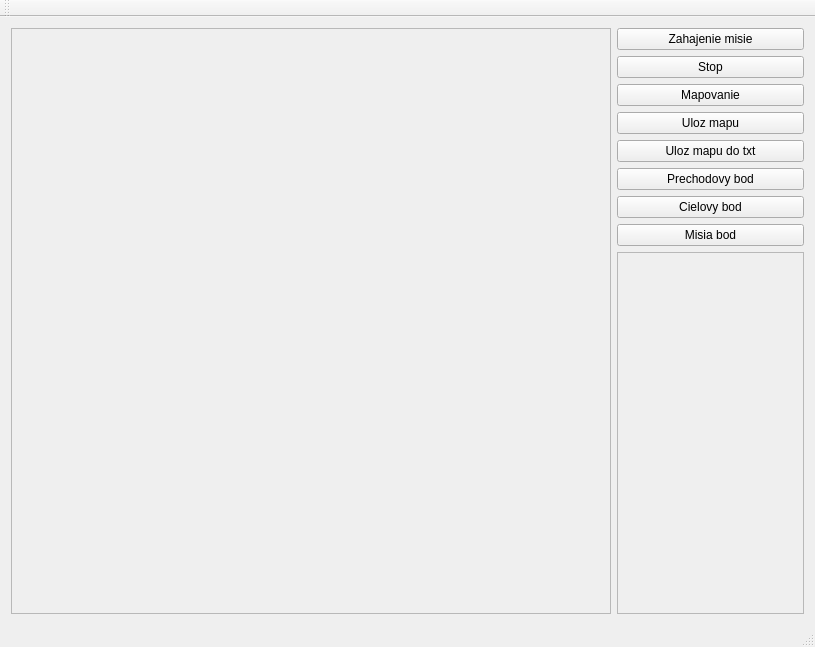
<?xml version="1.0" encoding="UTF-8"?>
<ui version="4.0">
 <class>MainWindow</class>
 <widget class="QMainWindow" name="MainWindow">
  <property name="geometry">
   <rect>
    <x>0</x>
    <y>0</y>
    <width>815</width>
    <height>647</height>
   </rect>
  </property>
  <property name="windowTitle">
   <string>MainWindow</string>
  </property>
  <widget class="QWidget" name="centralWidget">
   <layout class="QGridLayout" name="gridLayout" columnstretch="3,1">
    <item row="1" column="1">
     <layout class="QVBoxLayout" name="verticalLayout_2">
      <item>
       <widget class="QPushButton" name="pushButton_17">
        <property name="text">
         <string>Zahajenie misie</string>
        </property>
       </widget>
      </item>
      <item>
       <widget class="QPushButton" name="pushButton_4">
        <property name="sizePolicy">
         <sizepolicy hsizetype="Expanding" vsizetype="Fixed">
          <horstretch>0</horstretch>
          <verstretch>0</verstretch>
         </sizepolicy>
        </property>
        <property name="text">
         <string>Stop</string>
        </property>
       </widget>
      </item>
      <item>
       <widget class="QPushButton" name="pushButton_11">
        <property name="sizePolicy">
         <sizepolicy hsizetype="Minimum" vsizetype="Fixed">
          <horstretch>0</horstretch>
          <verstretch>0</verstretch>
         </sizepolicy>
        </property>
        <property name="minimumSize">
         <size>
          <width>0</width>
          <height>0</height>
         </size>
        </property>
        <property name="text">
         <string>Mapovanie</string>
        </property>
       </widget>
      </item>
      <item>
       <widget class="QPushButton" name="pushButton_12">
        <property name="sizePolicy">
         <sizepolicy hsizetype="Minimum" vsizetype="Fixed">
          <horstretch>0</horstretch>
          <verstretch>0</verstretch>
         </sizepolicy>
        </property>
        <property name="minimumSize">
         <size>
          <width>162</width>
          <height>0</height>
         </size>
        </property>
        <property name="text">
         <string>Uloz mapu</string>
        </property>
       </widget>
      </item>
      <item>
       <widget class="QPushButton" name="pushButton_14">
        <property name="sizePolicy">
         <sizepolicy hsizetype="Minimum" vsizetype="Fixed">
          <horstretch>0</horstretch>
          <verstretch>0</verstretch>
         </sizepolicy>
        </property>
        <property name="minimumSize">
         <size>
          <width>162</width>
          <height>0</height>
         </size>
        </property>
        <property name="text">
         <string>Uloz mapu do txt</string>
        </property>
       </widget>
      </item>
      <item>
       <widget class="QPushButton" name="pushButton_15">
        <property name="text">
         <string>Prechodovy bod</string>
        </property>
       </widget>
      </item>
      <item>
       <widget class="QPushButton" name="pushButton_18">
        <property name="text">
         <string>Cielovy bod</string>
        </property>
       </widget>
      </item>
      <item>
       <widget class="QPushButton" name="pushButton_16">
        <property name="text">
         <string>Misia bod</string>
        </property>
       </widget>
      </item>
      <item>
       <layout class="QGridLayout" name="gridLayout_3">
        <item row="3" column="1">
         <widget class="QFrame" name="frame_2">
          <property name="frameShape">
           <enum>QFrame::StyledPanel</enum>
          </property>
          <property name="frameShadow">
           <enum>QFrame::Raised</enum>
          </property>
         </widget>
        </item>
       </layout>
      </item>
     </layout>
    </item>
    <item row="1" column="0">
     <widget class="QFrame" name="frame">
      <property name="sizePolicy">
       <sizepolicy hsizetype="MinimumExpanding" vsizetype="Expanding">
        <horstretch>0</horstretch>
        <verstretch>0</verstretch>
       </sizepolicy>
      </property>
      <property name="minimumSize">
       <size>
        <width>600</width>
        <height>450</height>
       </size>
      </property>
      <property name="frameShape">
       <enum>QFrame::StyledPanel</enum>
      </property>
      <property name="frameShadow">
       <enum>QFrame::Raised</enum>
      </property>
     </widget>
    </item>
   </layout>
  </widget>
  <widget class="QMenuBar" name="menuBar">
   <property name="geometry">
    <rect>
     <x>0</x>
     <y>0</y>
     <width>815</width>
     <height>26</height>
    </rect>
   </property>
  </widget>
  <widget class="QToolBar" name="mainToolBar">
   <attribute name="toolBarArea">
    <enum>TopToolBarArea</enum>
   </attribute>
   <attribute name="toolBarBreak">
    <bool>false</bool>
   </attribute>
  </widget>
  <widget class="QStatusBar" name="statusBar"/>
 </widget>
 <layoutdefault spacing="6" margin="11"/>
 <resources/>
 <connections/>
</ui>
